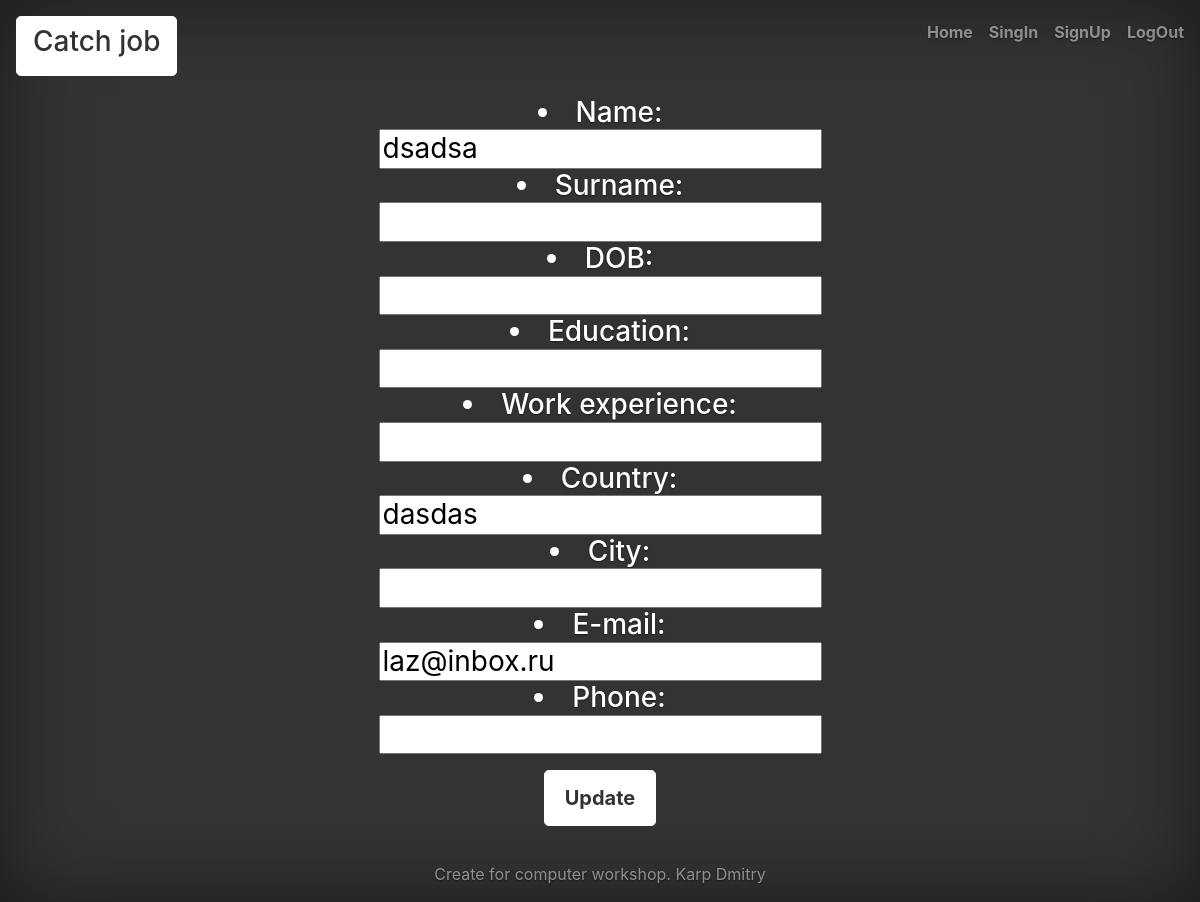
/home/update-profile/ (signed in), run on the app's committed database.
### main_app/models.py (models this page shows)
class Worker(models.Model):
    age = models.DateField(null=True)
    first_name = models.CharField(max_length=32)
    second_name = models.CharField(max_length=32)
    education = models.TextField(max_length=64)
    work_experience = models.TextField(max_length=1024)
    country = models.CharField(max_length=32)
    city = models.CharField(max_length=32)
    e_mail = models.EmailField()
    phone = models.IntegerField(null=True)
    account = models.ForeignKey(User, on_delete=models.CASCADE)

### main_app/views.py (the view, shortened to what this page needs)
# urls.py: path('home/update-profile/', UpdateProfile.as_view()),
class UpdateProfile(View):
    def get(self, request, *args, **kwargs):
        if request.user.is_authenticated:
            if my_is_staff(request.user):
                return render(request, 'main_app/update_profile.html',
                              context={'employer': True, 'data': Employer.objects.filter(account=request.user)})
            else:
                return render(request, 'main_app/update_profile.html',
                              context={'employer': False, 'data': Worker.objects.filter(account=request.user)})
        else:
            return redirect('/home/')

### main_app/views.py (called while the page is built)
def my_is_staff(my_user):
    return my_user.is_staff

### main_app/templates/main_app/update_profile.html (shortened to what this page needs)
{% extends 'main_app/base.html' %}
{% block link %}
    <a class="nav-link" href="/home">Home</a>
    <a class="nav-link" href="/sign-in">SingIn</a>
    <a class="nav-link" href="/sign-up">SignUp</a>
    <a class="nav-link" href="/log-out">LogOut</a>
{% endblock %}
{% block content %}
<h3 Align=Center class="form-signin row">
        <form action="" method="post">{% csrf_token %}
                {% for elem in data %}
                {% if not employer%}
                        <li>Name: <input type="text" name="first_name" value="{{ elem.first_name }}"></li>
                        <li>Surname: <input type="text" name="second_name" value="{{ elem.second_name }}"></li>
                        <li>DOB:{%if elem.age != None%}
                                 <input type="text" name="age" value="{{ elem.age }}">
                                {% else %}
                                <input type="text" name="age">
                                {% endif %}
                        </li>
                        <li>Education: <input type="text" name="education" value="{{ elem.education }}"></li>
                        <li>Work experience: <input type="text" name="work_experience" value="{{ elem.work_experience }}"></li>
                {% endif %}
                    <li>Country: <input type="text" name="country" value="{{ elem.country }}"></li>
                    <li>City: <input type="text" name="city" value="{{ elem.city }}"></li>
                    <li>E-mail: <input type="text" name="e_mail" value="{{ elem.e_mail }}"></li>
                    <li>Phone: {%if elem.phone != None %}
                                 <input type="text" name="phone" value="{{ elem.phone }}">
                                {% else %}
                                <input type="text" name="phone">
                                {% endif %}
                    </li>
                {% endfor %}
            <p><button class="btn btn-lg btn-secondary" type="submit">Update</button><p>
        </form>
    </h3>
{% endblock %}

### static/css/cover.css (style rules this page uses)
a, a:focus, a:hover { color: #fff; }
.btn-secondary, .btn-secondary:hover, .btn-secondary:focus { color: #333; text-shadow: none; background-color: #fff; border: .05rem solid #fff; }
html, body { height: 100%; background-color: #333; }
body { display: -ms-flexbox; display: flex; color: #fff; text-shadow: 0 .05rem .1rem rgba(0, 0, 0, .5); box-shadow: inset 0 0 5rem rgba(0, 0, 0, .5); }
.nav-masthead .nav-link { padding: .25rem 0; font-weight: 700; color: rgba(255, 255, 255, .5); background-color: transparent; border-bottom: .25rem solid transparent; }
.nav-masthead .nav-link + .nav-link { margin-left: 1rem; }
.cover .btn-lg { padding: .75rem 1.25rem; font-weight: 700; }

### data on the page
Worker: first_name "dsadsa", country "dasdas", e_mail "laz@inbox.ru"
